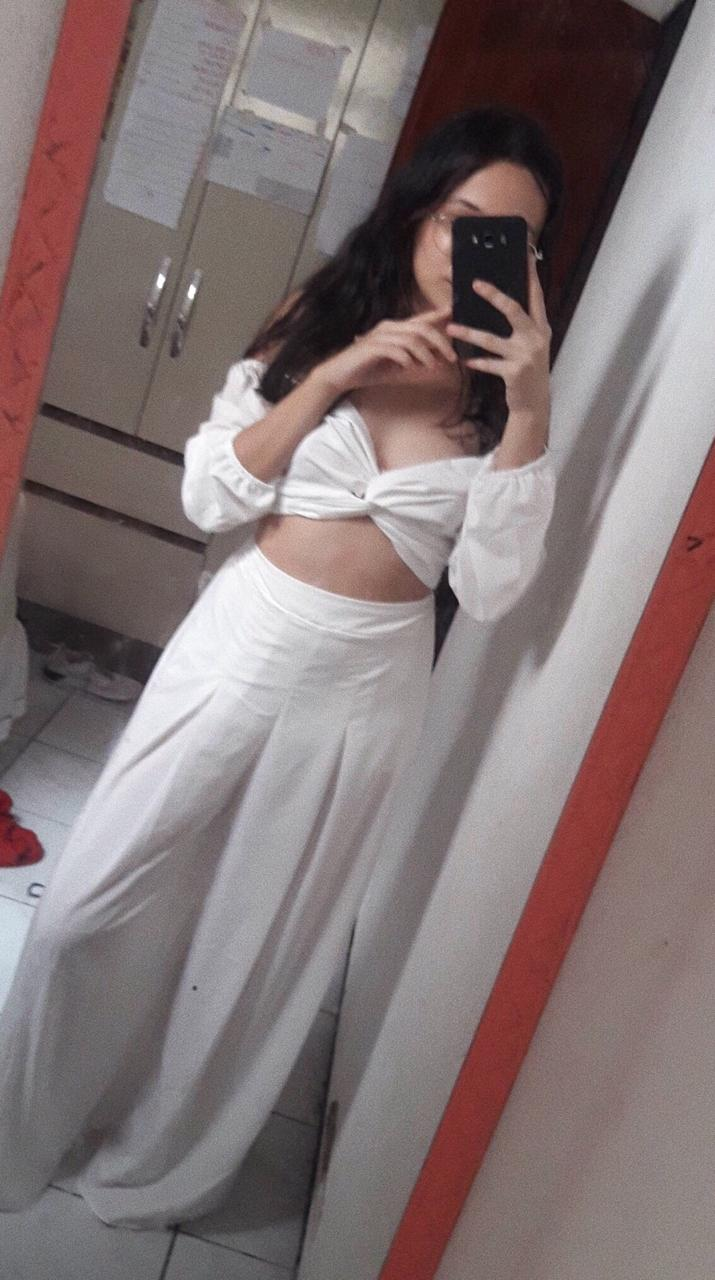
#> input picture test5.jpg, 715 x 1280 px
$ python deteccao_borda.py
#> lines starting #> are read from the running program, lines starting #| are printed output that depends on the picture
import cv2

imagem_borda = cv2.imread("test5.jpg")
#> imagem_borda is the input picture: shape (1280, 715, 3); mean B, G, R 117, 116.6, 131
cv2.imshow("Imagem Normal", imagem_borda)

imagem_borda_cinza = cv2.cvtColor(imagem_borda, cv2.COLOR_BGR2GRAY)
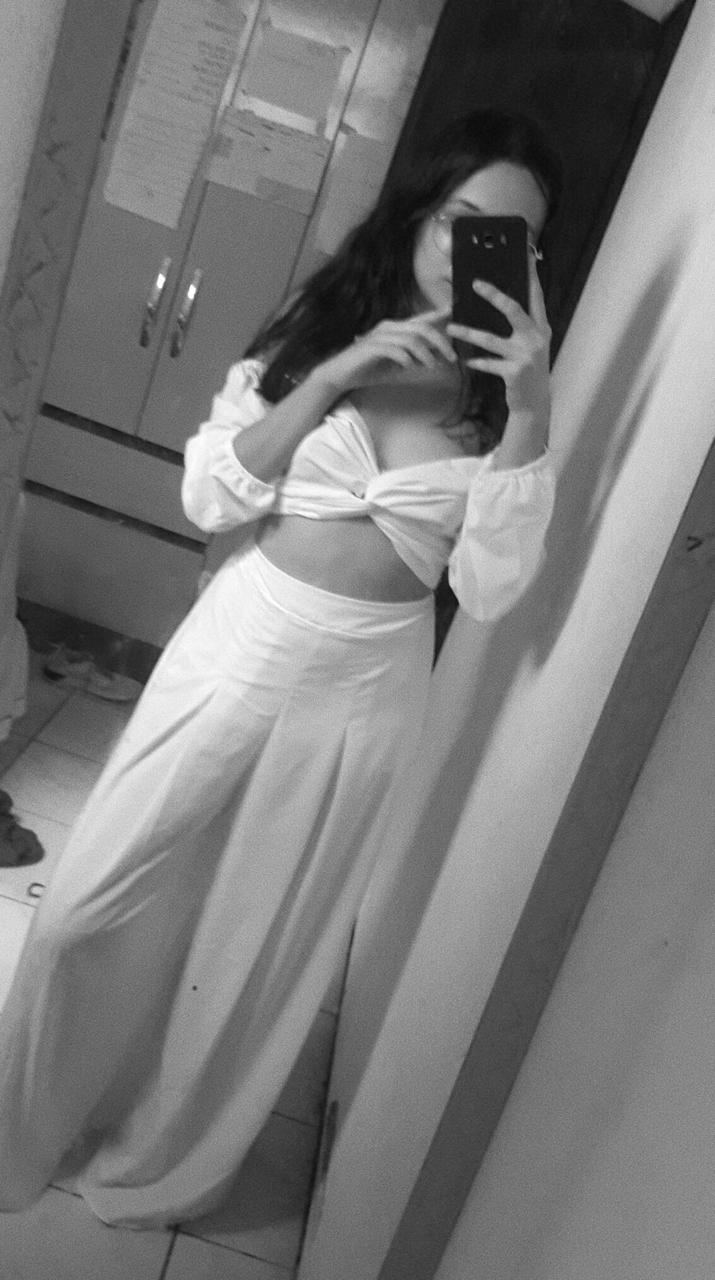
#> imagem_borda_cinza: shape (1280, 715); min 6, max 255, mean 121
cv2.imshow("Imagem Cinza", imagem_borda_cinza)

limiar_inferior = 30
limiar_superior = 90

matriz_kernel = 3

imagem_borda_deteccao = cv2.Canny(imagem_borda_cinza, limiar_inferior, limiar_superior, matriz_kernel)
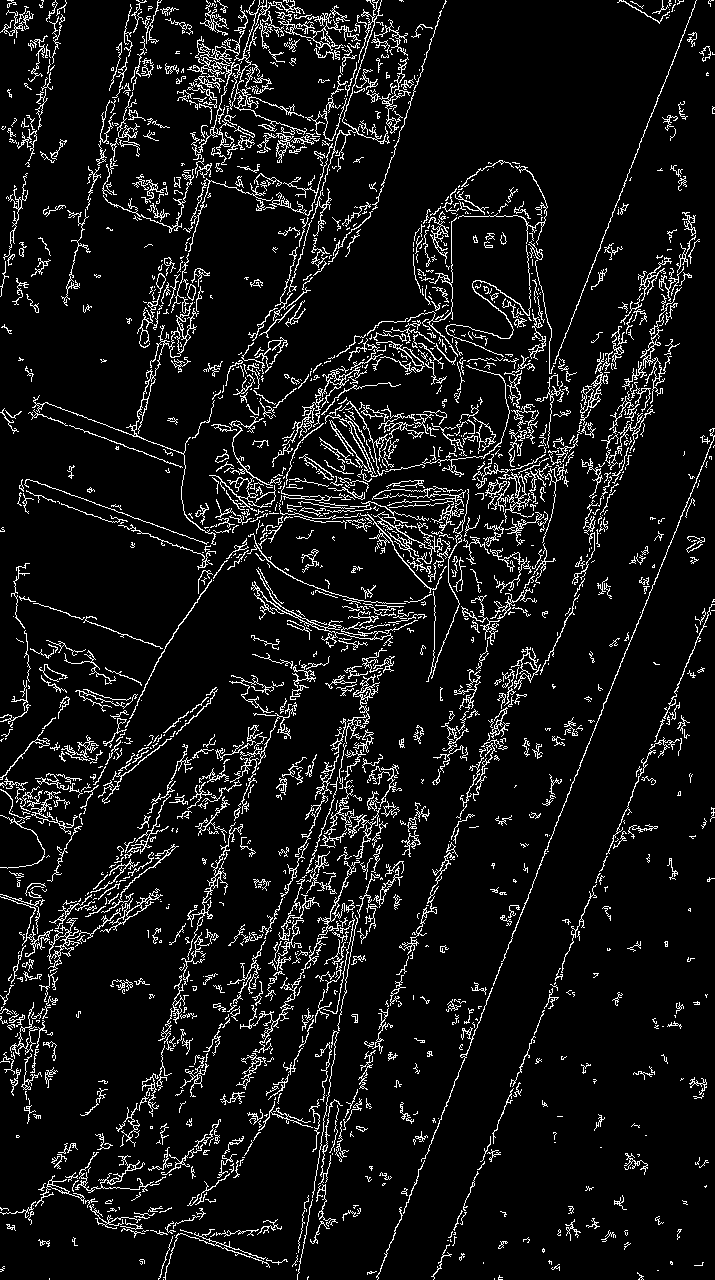
#> imagem_borda_deteccao: shape (1280, 715); 8.2% white in thin lines or dots
cv2.imshow("Imagem Deteccao", imagem_borda_deteccao)

cv2.waitKey(0)
cv2.destroyAllWindows()

$ run again, with test4.jpg copied over test5.jpg
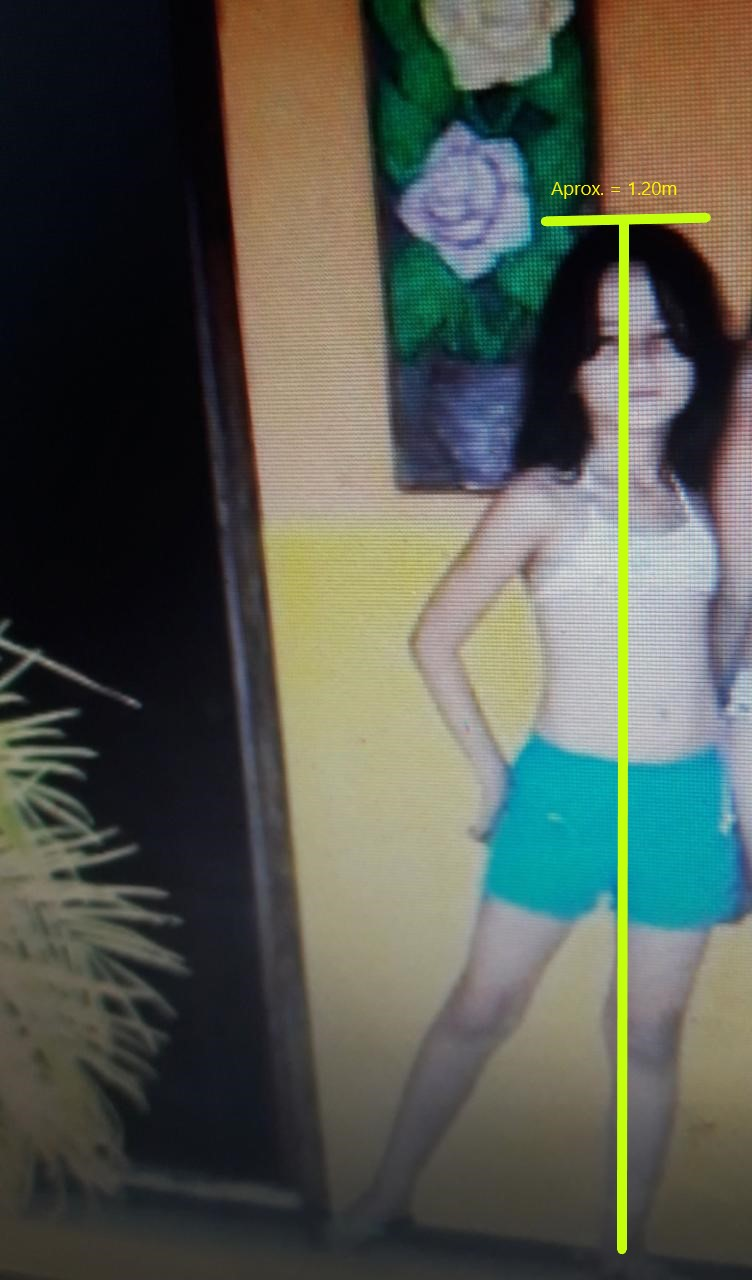
#> input picture test4.jpg, 752 x 1280 px
#> imagem_borda is the input picture: shape (1280, 752, 3); mean B, G, R 79.5, 88.9, 85
#> `imagem_borda_cinza = cv2.cvtColor(imagem_borda, cv2.COLOR_BGR2GRAY)`:
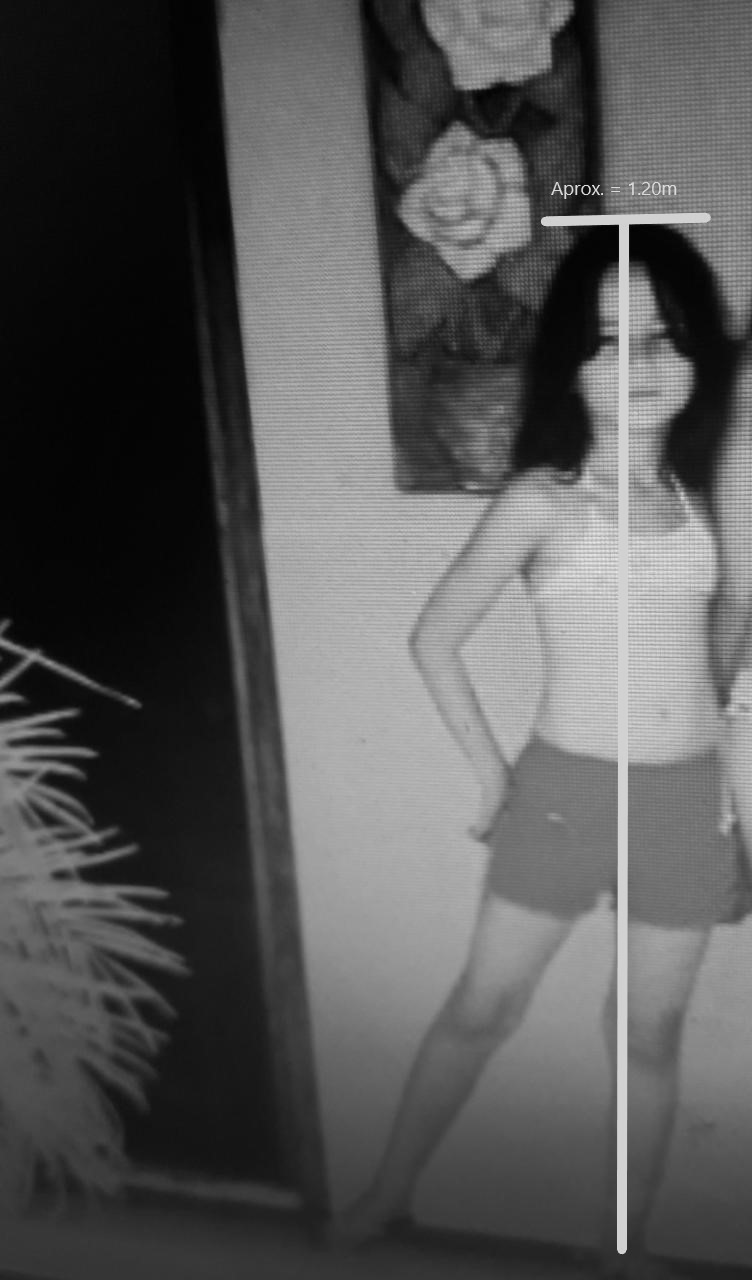
#> imagem_borda_cinza: shape (1280, 752); min 1, max 235, mean 86.7
#> `imagem_borda_deteccao = cv2.Canny(imagem_borda_cinza, limiar_inferior,..`:
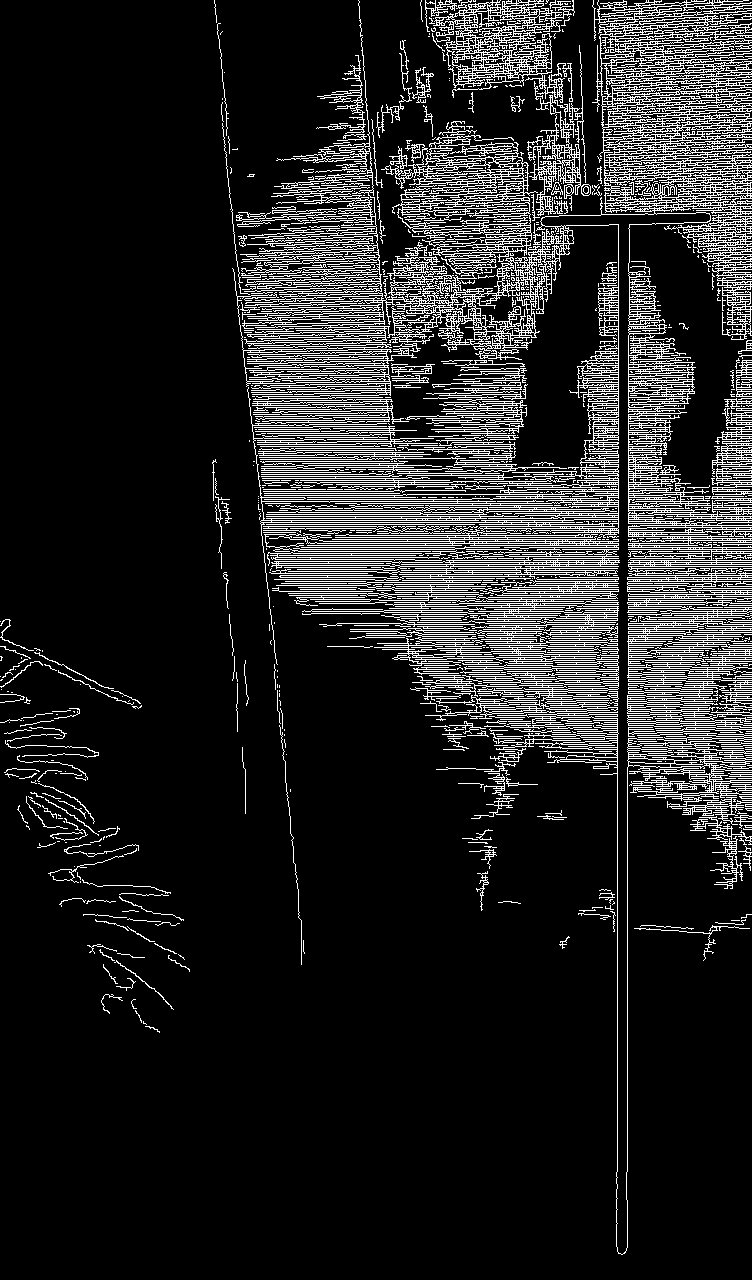
#> imagem_borda_deteccao: shape (1280, 752); 13.8% white in thin lines or dots

$ run again, with materiais.jpg copied over test5.jpg
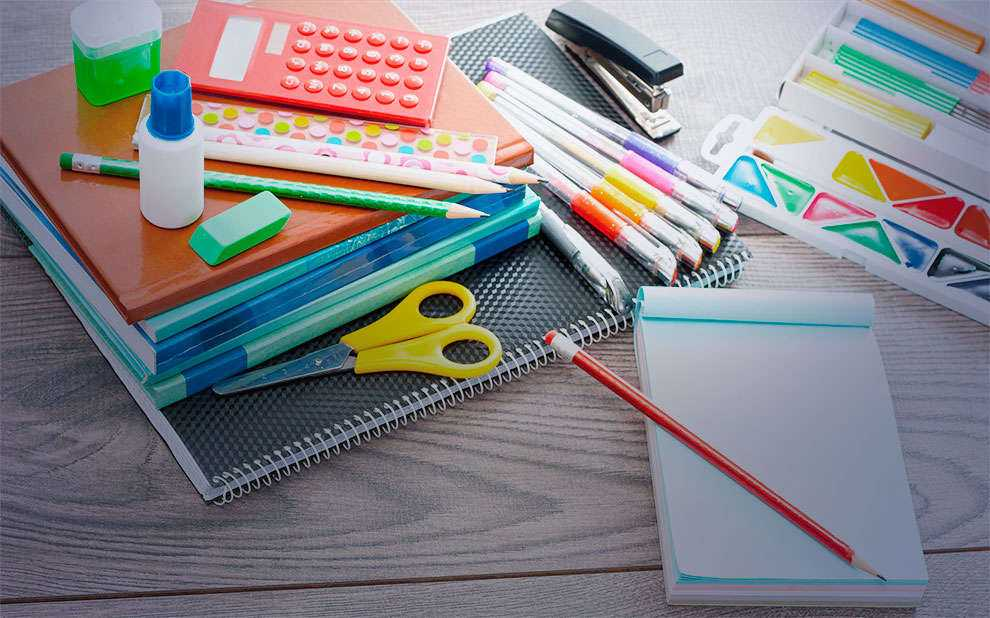
#> input picture materiais.jpg, 990 x 618 px
#> imagem_borda is the input picture: shape (618, 990, 3); mean B, G, R 133.8, 129.6, 130.5
#> `imagem_borda_cinza = cv2.cvtColor(imagem_borda, cv2.COLOR_BGR2GRAY)`:
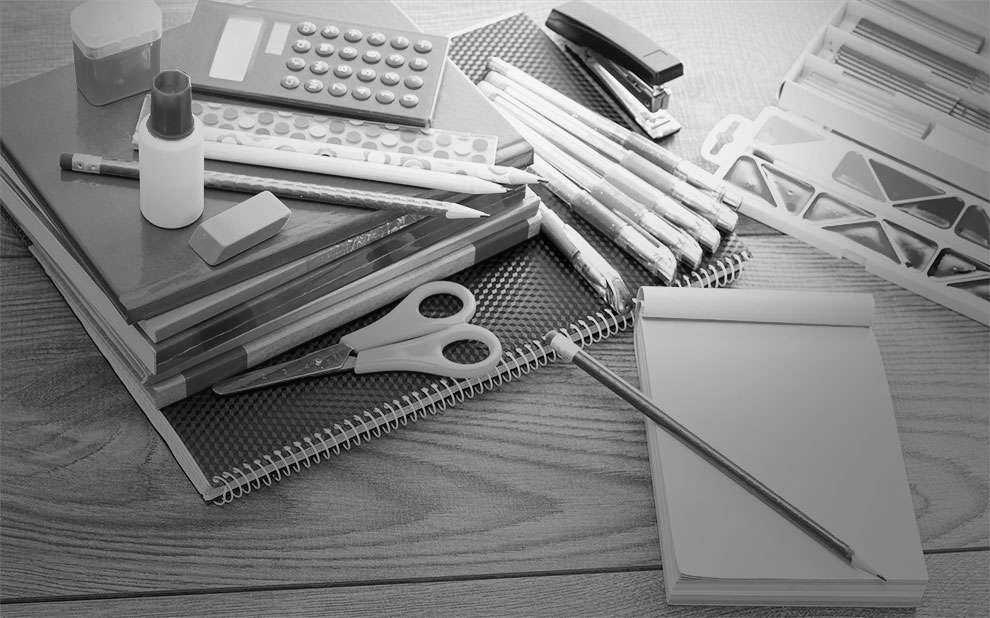
#> imagem_borda_cinza: shape (618, 990); min 0, max 255, mean 130.3
#> `imagem_borda_deteccao = cv2.Canny(imagem_borda_cinza, limiar_inferior,..`:
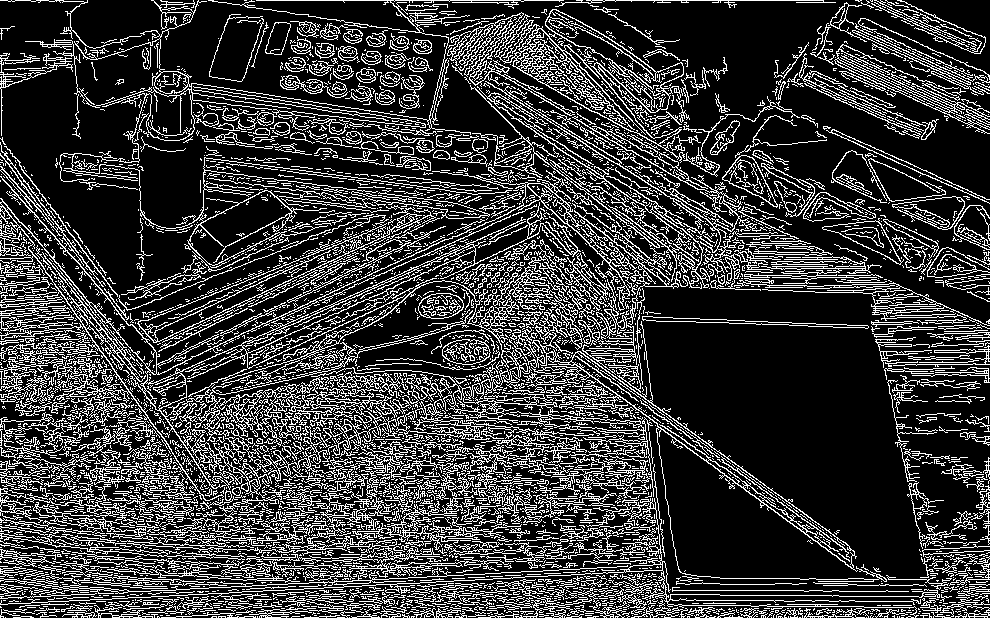
#> imagem_borda_deteccao: shape (618, 990); 23% white in thin lines or dots

$ run again, with perfil-insta.jpg copied over test5.jpg
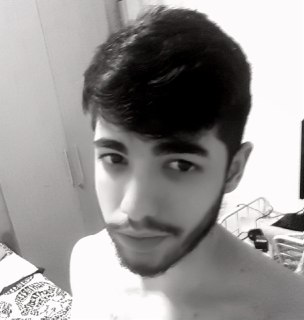
#> input picture perfil-insta.jpg, 304 x 320 px
#> imagem_borda is the input picture: shape (320, 304, 3); mean B, G, R 148.7, 149.5, 151.8
#> `imagem_borda_deteccao = cv2.Canny(imagem_borda_cinza, limiar_inferior,..`:
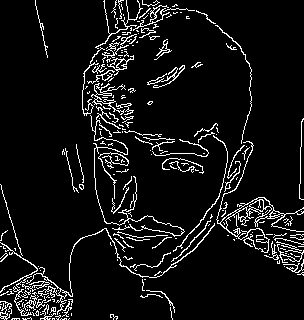
#> imagem_borda_deteccao: shape (320, 304); 7.6% white in thin lines or dots
